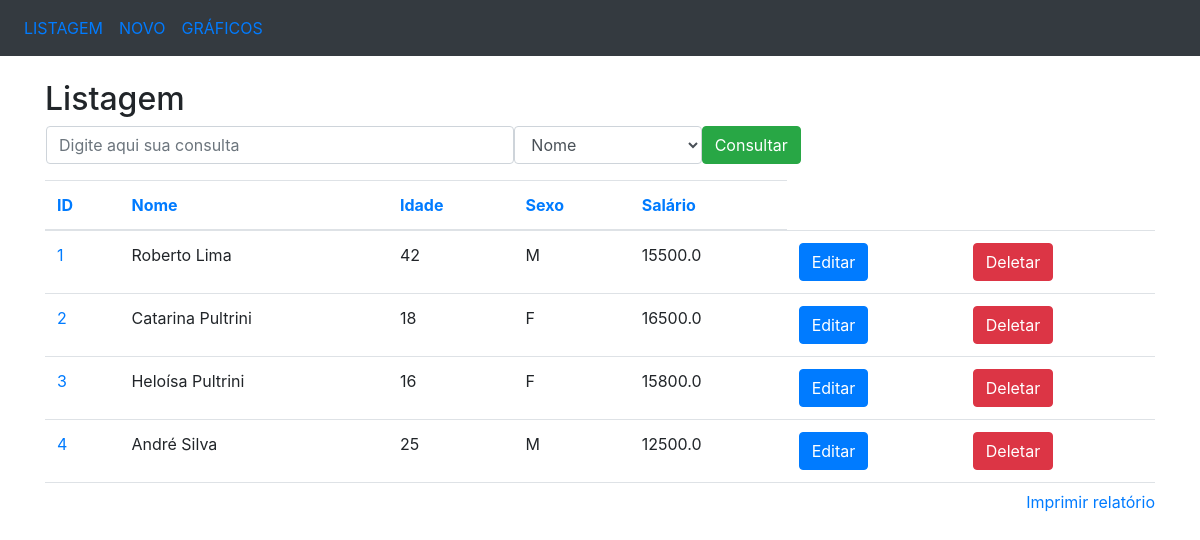
The app's page /listagem with its own data.
### app/models/tables.py (models this page shows, shortened)
class Pessoa(db.Model):
    __tablename__ = 'pessoas'
    id = db.Column(db.Integer, primary_key=True)
    nome = db.Column(db.String(50), nullable=False)
    idade = db.Column(db.Integer)
    sexo = db.Column(db.String(1))
    salario = db.Column(db.Float)

### app/controllers/default.py (the view)
@app.route('/')
@app.route('/listagem')
def listagem():
    pessoas = Pessoa.query.all()
    return render_template('listagem.html', pessoas=pessoas, ordem='id')

### app/templates/listagem.html (shortened to what this page needs)
<!DOCTYPE html>
<html>
    <head>
        <link rel="stylesheet" href="https://maxcdn.bootstrapcdn.com/bootstrap/4.3.1/css/bootstrap.min.css">
    </head>
    <body>
        <nav class="navbar navbar-expand-sm bg-dark">
            <ul class="navbar-nav">
                <li class="nav-item">
                    <a class="nav-link" href="/listagem">LISTAGEM</a>
                </li>
                <li class="nav-item">
                    <a class="nav-link" href="/insercao">NOVO</a>
                </li>
                <li class="nav-item">
                    <a class="nav-link" href="/graficos">GRÁFICOS</a>
                </li>
            </ul>
        </nav>
        <br />
        <div class="container">
            <h2>Listagem</h2>
            <form action="/consulta" method="POST" name="frm_consulta" class="ml-3">
                <div class="form-group">
                    <div class="row">
                        <input type="text" class="form-control col-md-5" name="consulta" placeholder="Digite aqui sua consulta"/>
                        <select class="form-control col-md-2" name="campo">
                            <option value="nome">Nome</option>
                        </select>
                        <button type="submit" class="btn btn-success">Consultar</button>
                    </div>
                </div>
            </form>
            <div style="overflow: scroll; height: 310px; width: 100%;" align="center">
                <table class="table">
                    <thead>
                        <tr>
                            <th>
                                <a href="/ordenacao/id/{{ordem}}">ID</a>
                            </th>
                            <th>
                                <a href="/ordenacao/nome/{{ordem}}">Nome</a>
                            </th>
                            <th>
                                <a href="/ordenacao/idade/{{ordem}}">Idade</a>
                            </th>
                            <th>
                                <a href="/ordenacao/sexo/{{ordem}}">Sexo</a>
                            </th>
                            <th>
                                <a href="/ordenacao/salario/{{ordem}}">Salário</a>
                            </th>
                        </tr>
                    </thead>
                    <tbody>
                        {% for pessoa in pessoas %}
                        <tr>
                            <td nowrap="true">
                                <a href="/selecao/{{pessoa.id}}">{{pessoa.id}}</a>
                            </td>
                            <td nowrap="true">
                                {{pessoa.nome}}
                            </td>
                            <td nowrap="true">
                                {{pessoa.idade}}
                            </td>
                            <td nowrap="true">
                                {{pessoa.sexo}}
                            </td>
                            <td nowrap="true">
                                {{pessoa.salario}}
                            </td>
                            <td>
                                <a href="/edicao/{{pessoa.id}}" class="btn btn-primary" role="button">Editar</a>
                            </td>
                            <td>
                                <a href="/delecao/{{pessoa.id}}" class="btn btn-danger" role="button">Deletar</a>
                            </td>
                        </tr>
                        {% endfor %}
                    </tbody>
                </table>
            </div>
            <a href="#" style="float: right;" onclick="relatorio()">Imprimir relatório</a>
        </div>
    </body>
</html>

### records on screen
Pessoa: id "1", nome "Roberto Lima", idade "42", sexo "M", salario "15500.0"
Pessoa: id "2", nome "Catarina Pultrini", idade "18", sexo "F", salario "16500.0"
Pessoa: id "3", nome "Heloísa Pultrini", idade "16", sexo "F", salario "15800.0"
Pessoa: id "4", nome "André Silva", idade "25", sexo "M", salario "12500.0"
